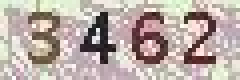
#> input picture tesseract/test1.jpg, 60 x 20 px (shown 4 times larger); the run also reads 1 picture not shown here
$ python tesseract_test.py   (Python 2 division)
#> lines starting #> are read from the running program, lines starting #| are printed output that depends on the picture; after the words box and inside, x2 and y2 are one past the last pixel; in counts of white or black regions, pixels touching at a corner belong together
#!/usr/bin/env python
# encoding: utf-8

from PIL import Image
import pytesseract
import cv2

def get_code(filename):
#> called with filename = 'test1.jpg'
    temp_code_filename = '/tmp/tmp_code.jpg'
    img = cv2.imread(filename)
#> img is the input picture: shape (20, 60, 3); mean B, G, R 166.4, 172.3, 185.6
    ret,img = cv2.threshold(img,127,255,cv2.THRESH_BINARY)
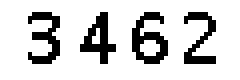
#> img: shape (20, 60, 3) (shown 4 times larger); 82.2% white; black in thin lines or dots, all inside (x1, y1, x2, y2) = (7, 3, 54, 16)
    cv2.imwrite(temp_code_filename,img)
    img_code = Image.open(temp_code_filename)
    code = pytesseract.image_to_string(img_code)
    return code

def main():
    print get_code('test1.jpg')
#> (the call stopped at in get_code, `code = pytesseract.image_to_string(img_code)`: pytesseract is not available in this run)
    print get_code('test2.jpg')
#> call 2 of get_code, with filename = 'test2.jpg'
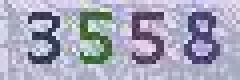
#> input picture tesseract/test2.jpg, 60 x 20 px (shown 4 times larger)
#> in get_code, img is the input picture: shape (20, 60, 3); mean B, G, R 185.8, 165.7, 165.9
#> (the call stopped at in get_code, `code = pytesseract.image_to_string(img_code)`: pytesseract is not available in this run)
    print get_code('test3.jpg')
#> call 3 of get_code, with filename = 'test3.jpg'
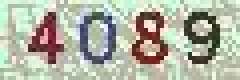
#> input picture tesseract/test3.jpg, 60 x 20 px (shown 4 times larger)
#> in get_code, img is the input picture: shape (20, 60, 3); mean B, G, R 164.3, 180.2, 177.3
#> (the call stopped at in get_code, `code = pytesseract.image_to_string(img_code)`: pytesseract is not available in this run)
    print get_code('1.png')
#> call 4 of get_code, with filename = '1.png'
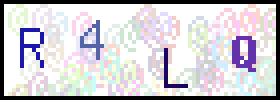
#> input picture tesseract/1.png, 70 x 25 px (shown 4 times larger)
#> in get_code, img is the input picture: shape (25, 70, 3); mean B, G, R 209.1, 203.2, 205.8
#> (the call stopped at in get_code, `code = pytesseract.image_to_string(img_code)`: pytesseract is not available in this run)
    print get_code('2.png')
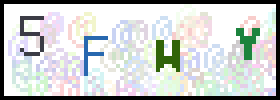
#> input picture tesseract/2.png, 70 x 25 px (shown 4 times larger)
#> in get_code, img is the input picture: shape (25, 70, 3); mean B, G, R 204.8, 206.6, 202.9
#> in get_code (call 5), `ret,img = cv2.threshold(img,127,255,cv2.THRESH_BINARY)`:
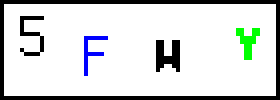
#> img: shape (25, 70, 3) (shown 4 times larger); mean B, G, R 216.1, 216.8, 213.3
#> in get_code (call 5), `img_code = Image.open(temp_code_filename)`:
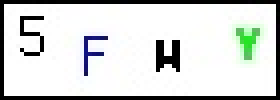
#> img_code: PIL image 70x25 RGB (shown 4 times larger); mean R, G, B 212.9, 215.8, 214
#> (the call stopped at in get_code, `code = pytesseract.image_to_string(img_code)`: pytesseract is not available in this run)
    print get_code('3.png')
#> (the call stopped at in get_code, `code = pytesseract.image_to_string(img_code)`: pytesseract is not available in this run)
    print get_code('4.png')
#> (the call stopped at in get_code, `code = pytesseract.image_to_string(img_code)`: pytesseract is not available in this run)
    print get_code('5.png')


if __name__ == '__main__':
#> (the run stopped early here; a loop or call above may not have finished)
